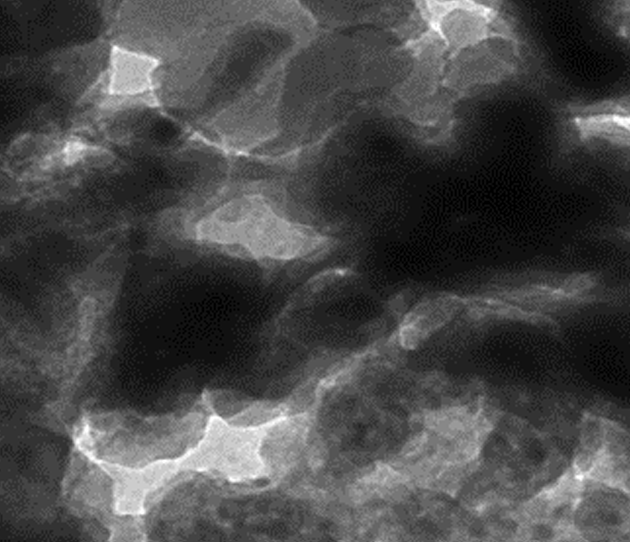
#> input picture Pore_Screenshot_Step_2.png, 630 x 542 px
$ python Step_3_REV.py
#> lines starting #> are read from the running program, lines starting #| are printed output that depends on the picture; after the words box and inside, x2 and y2 are one past the last pixel; in counts of white or black regions, pixels touching at a corner belong together
# Running Multi Otsu Auto Thresholding Algorithm to refine the TEM Screenshot

import cv2
import numpy as np
import matplotlib.pyplot as plt
from skimage.filters import threshold_multiotsu

# 1. Loading the crop image in grayscale
img = cv2.imread("Pore_Screenshot_Step_2.png", cv2.IMREAD_GRAYSCALE)
#> img is the input picture: shape (542, 630); min 0, max 255, mean 72.9

# 2. Applying Multi-Otsu thresholding (finding 2 thresholds to create 3 classes)
thresholds = threshold_multiotsu(img, classes=3)
#> thresholds = [60, 124]

# 3. Segmenting the image into zones
# Region 0: Dark background void
# Region 1: Intermediate shadows
# Region 2: Bright foreground nanoparticles
regions = np.digitize(img, bins=thresholds)
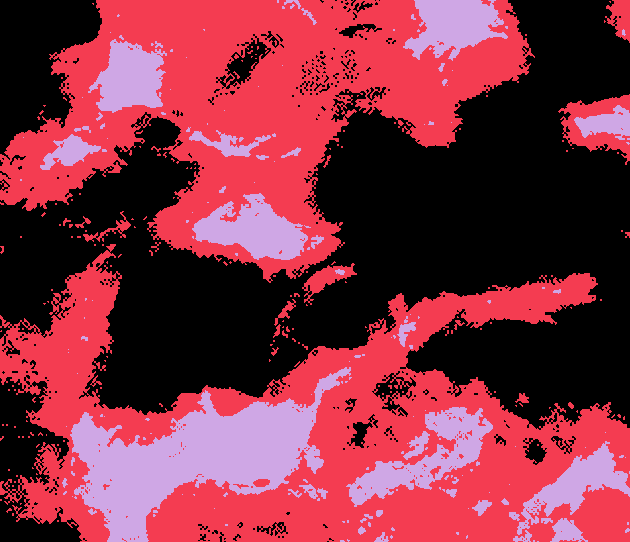
#> regions: shape (542, 630) int64; 3 distinct labels, from 0 to 2; one colour per label, 0 black

# Combining Regions 1 and 2 to represent the solid phase (True = Solid ZVI, False = Pore Void)
# This prevents losing the depth of the complex nano-iron clusters!
binary_solid = regions >= 1
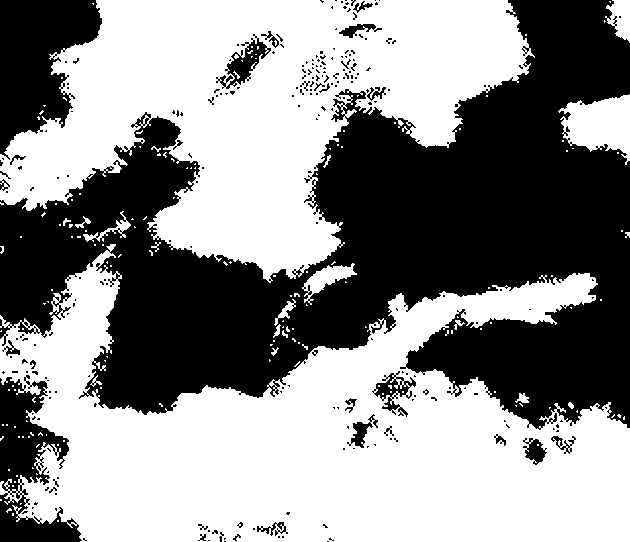
#> binary_solid: shape (542, 630) bool; 55.5% white; 242 black regions (210 under 20 px), largest, box (x1, y1, x2, y2) and area: (0, 0, 630, 430) 130366, (0, 0, 102, 160) 9861, (0, 375, 82, 542) 6609

# 4. Visualizing the results to check accuracy
fig, ax = plt.subplots(1, 2, figsize=(12, 6))
ax[0].imshow(img, cmap='gray')
ax[0].set_title("Original Micrograph Screenshot")
ax[0].axis('off')

ax[1].imshow(binary_solid, cmap='binary_r') # Black = Void, White = Solid Iron
ax[1].set_title("Multi-Otsu Segmented Solid Phase")
ax[1].axis('off')

plt.tight_layout()
plt.show()
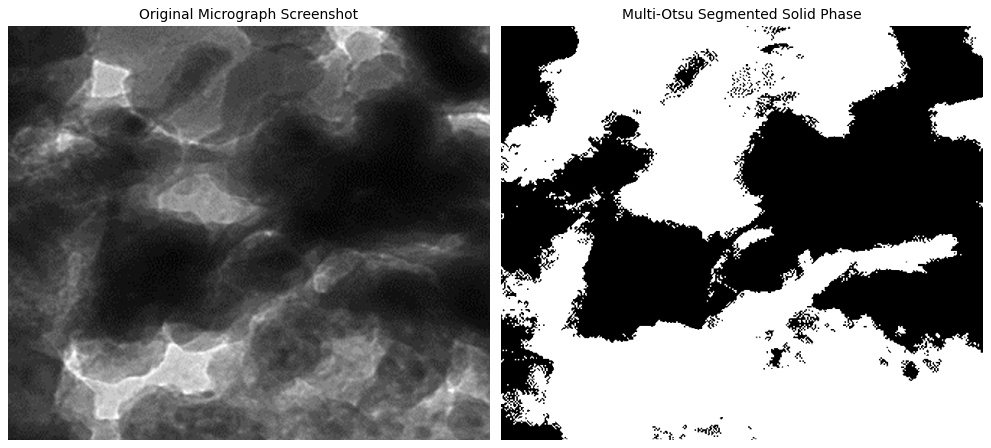
#> figure drawn by matplotlib, 2 panels
